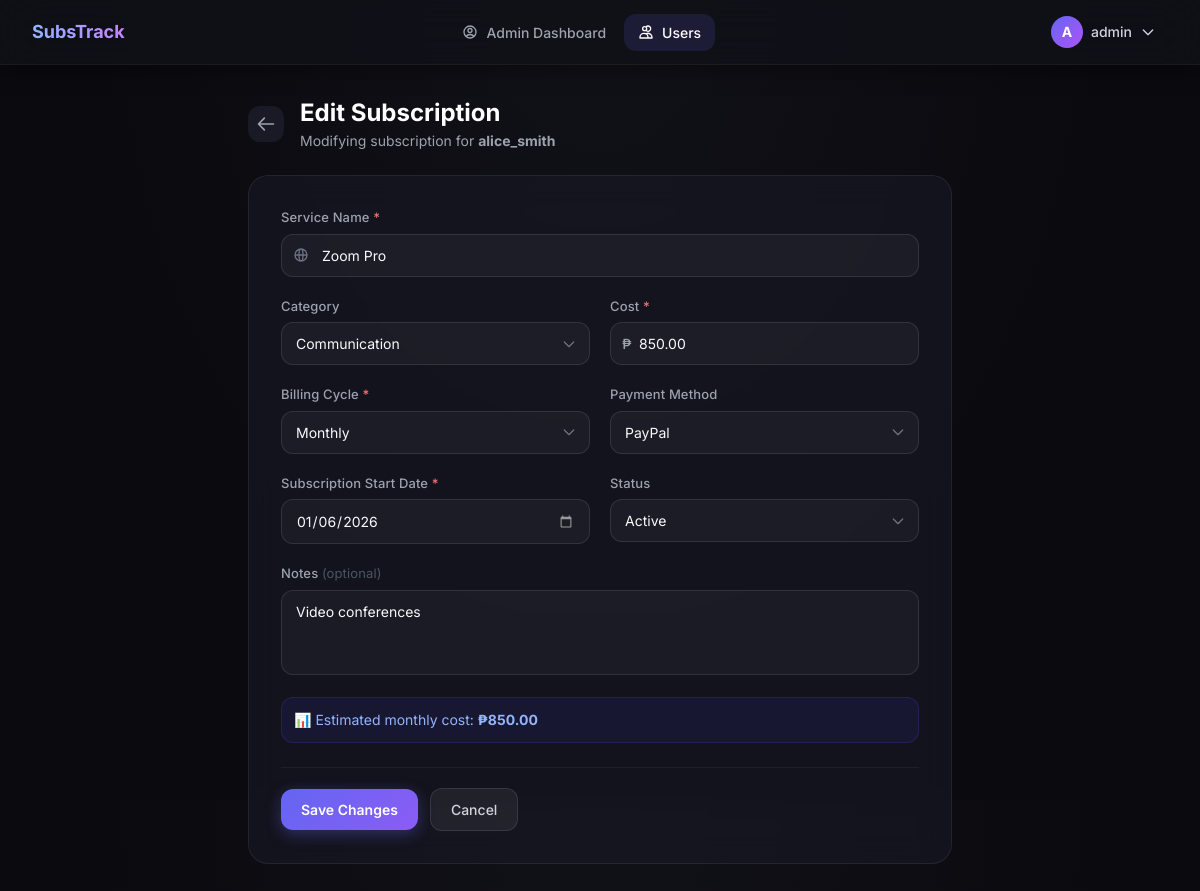
The app's page /admin/users/1002/subscriptions/8/edit (signed in) with its own data.
### tables this page shows
CREATE TABLE IF NOT EXISTS users (
    id           INT UNSIGNED    NOT NULL AUTO_INCREMENT,
    username     VARCHAR(50)     NOT NULL,
    email        VARCHAR(150)    NOT NULL,
    password     VARCHAR(255)    NOT NULL,
    role         ENUM('admin','user') NOT NULL DEFAULT 'user',
    created_at   TIMESTAMP       NOT NULL DEFAULT CURRENT_TIMESTAMP,
    updated_at   TIMESTAMP       NOT NULL DEFAULT CURRENT_TIMESTAMP ON UPDATE CURRENT_TIMESTAMP,
    PRIMARY KEY (id),
    UNIQUE KEY uq_users_email    (email),
    UNIQUE KEY uq_users_username (username)
);

CREATE TABLE IF NOT EXISTS subscriptions (
    id              INT UNSIGNED        NOT NULL AUTO_INCREMENT,
    user_id         INT UNSIGNED        NOT NULL,
    service_name    VARCHAR(100)        NOT NULL,
    category        VARCHAR(50)         NULL DEFAULT 'Other',
    cost            DECIMAL(10,2)       NOT NULL,
    billing_cycle   ENUM('monthly','quarterly','semi-annual','annual') NOT NULL DEFAULT 'monthly',
    payment_method  VARCHAR(80)         NOT NULL DEFAULT 'Credit Card',
    start_date      DATE                NOT NULL,
    notes           TEXT                NULL,
    status          ENUM('active','paused','cancelled') NOT NULL DEFAULT 'active',
    created_at      TIMESTAMP           NOT NULL DEFAULT CURRENT_TIMESTAMP,
    updated_at      TIMESTAMP           NOT NULL DEFAULT CURRENT_TIMESTAMP ON UPDATE CURRENT_TIMESTAMP,
    PRIMARY KEY (id),
    CONSTRAINT fk_subscriptions_user
        FOREIGN KEY (user_id) REFERENCES users (id)
        ON DELETE CASCADE
        ON UPDATE CASCADE,
    INDEX idx_subscriptions_start  (start_date),
    INDEX idx_subscriptions_user   (user_id),
    INDEX idx_subscriptions_status (status)
);

### controllers/AdminController.php (called while the page is built, shortened)
<?php
require_once dirname(__DIR__) . '/models/User.php';
require_once dirname(__DIR__) . '/models/Subscription.php';
require_once __DIR__ . '/Session.php';
class AdminController
{
    private User $userModel;
    private Subscription $subModel;
    public function __construct()
    {
        $this->userModel = new User();
        $this->subModel  = new Subscription();
    }
    public function editUserSubscription(int $userId, int $subId): void
    {
        $user = $this->userModel->findById($userId);
        $subscription = $this->subModel->getById($subId, $userId);
        $old         = Session::getFlash('old') ?? $subscription;
        require_once dirname(__DIR__) . '/views/admin/user_subscription_edit.php';
    }
}

### config/database.php (called while the page is built, shortened)
<?php
class Database
{
    private static ?PDO $instance = null;
    public static function getInstance(): PDO
    {
        if (self::$instance === null) {
            $host    = $_ENV['DB_HOST']    ?? '127.0.0.1';
            $port    = $_ENV['DB_PORT']    ?? '3306';
            $dbname  = $_ENV['DB_NAME']    ?? 'subscription_tracker';
            $user    = $_ENV['DB_USER']    ?? 'root';
            $pass    = $_ENV['DB_PASS']    ?? '';
            $charset = $_ENV['DB_CHARSET'] ?? 'utf8mb4';
            $dsn = "mysql:host={$host};port={$port};dbname={$dbname};charset={$charset}";
            $options = [
                PDO::ATTR_ERRMODE            => PDO::ERRMODE_EXCEPTION,
                PDO::ATTR_DEFAULT_FETCH_MODE => PDO::FETCH_ASSOC,
                PDO::ATTR_EMULATE_PREPARES   => false,
                PDO::MYSQL_ATTR_FOUND_ROWS   => true,
                PDO::ATTR_TIMEOUT            => 5,
            ];
            try {
                self::$instance = new PDO($dsn, $user, $pass, $options);
            } catch (PDOException $e) {
                error_log('[Database] Connection failed: ' . $e->getMessage());
                die(json_encode(['error' => 'Database connection failed. Please try again later.']));
            }
        }
        return self::$instance;
    }
}

### models/User.php (called while the page is built, shortened)
<?php
require_once dirname(__DIR__) . '/config/database.php';
class User
{
    private PDO $db;
    public function __construct()
    {
        $this->db = Database::getInstance();
    }
    public function findById(int $id): array|false
    {
        $stmt = $this->db->prepare('SELECT id, username, email, role, created_at FROM users WHERE id = ?');
        $stmt->execute([$id]);
        return $stmt->fetch();
    }
}

### models/Subscription.php (called while the page is built, shortened)
<?php
require_once dirname(__DIR__) . '/config/database.php';
class Subscription
{
    private PDO $db;
    public function __construct()
    {
        $this->db = Database::getInstance();
    }
    public static function calculateNextRenewal(string $startDate, string $billingCycle): string
    {
        $start = new DateTime($startDate);
        $now = new DateTime('today');
        $cycleMonths = [
            'monthly'     => 1,
            'quarterly'   => 3,
            'semi-annual' => 6,
            'annual'      => 12,
        ];
        $monthsToAdd = $cycleMonths[$billingCycle] ?? 1;
        $cycles = 0;
        while (true) {
            $year = (int)$start->format('Y');
            $month = (int)$start->format('n');
            $day = (int)$start->format('j');
            $month += $cycles * $monthsToAdd;
            $year += (int)floor(($month - 1) / 12);
            $month = (($month - 1) % 12) + 1;
            $daysInTargetMonth = cal_days_in_month(CAL_GREGORIAN, $month, $year);
            $targetDay = min($day, $daysInTargetMonth);
            $targetDate = new DateTime(sprintf('%04d-%02d-%02d', $year, $month, $targetDay));
            if ($targetDate >= $now) {
                return $targetDate->format('Y-m-d');
            }
            $cycles++;
        }
    }
    public function getById(int $id, int $userId): array|false
    {
        $stmt = $this->db->prepare(
            'SELECT * FROM subscriptions WHERE id = ? AND user_id = ?'
        );
        $stmt->execute([$id, $userId]);
        $row = $stmt->fetch();
        if ($row) {
            $row['next_renewal_date'] = self::calculateNextRenewal($row['start_date'], $row['billing_cycle']);
        }
        return $row;
    }
}

### controllers/Session.php (called while the page is built, shortened)
<?php
class Session
{
    public static function getFlash(string $key, mixed $default = null): mixed
    {
        $value = $_SESSION['_flash'][$key] ?? $default;
        return $value;
    }
}

### views/admin/user_subscription_edit.php (the view, shortened to what this page needs)
<?php
$user            = $user ?? [];
$subscription    = $subscription ?? [];
$old             = $old ?? [];
require_once __DIR__ . '/../layout/header.php';
require_once __DIR__ . '/../layout/navbar.php';
require_once dirname(__DIR__, 2) . '/models/Subscription.php';
$cycles         = Subscription::CYCLES;
$categories     = Subscription::CATEGORIES;
$paymentMethods = Subscription::PAYMENT_METHODS;
$statuses       = ['active', 'paused', 'cancelled'];
?>
<div class="min-h-screen">
<main class="max-w-3xl mx-auto px-4 sm:px-6 lg:px-8 py-8">
    <div class="flex items-center gap-4 mb-6">
        <a href="/admin/users/<?= $user['id'] ?>/subscriptions"
           class="p-2 rounded-xl bg-surface-700 hover:bg-surface-600 text-gray-400 hover:text-white transition-all duration-200">
            <svg class="w-5 h-5" fill="none" viewBox="0 0 24 24" stroke="currentColor"><path stroke-linecap="round" stroke-linejoin="round" stroke-width="2" d="M10 19l-7-7m0 0l7-7m-7 7h18"/></svg>
        </a>
        <div>
            <h1 class="text-2xl font-bold text-white">Edit Subscription</h1>
            <p class="text-gray-400 text-sm mt-0.5">Modifying subscription for <strong><?= htmlspecialchars($user['username'], ENT_QUOTES) ?></strong></p>
        </div>
    </div>
    <div class="glass-card p-6 sm:p-8 animate-slide-up">
        <form method="POST" action="/admin/users/<?= $user['id'] ?>/subscriptions/<?= $subscription['id'] ?>/edit" id="subscriptionForm" novalidate>
            <div class="grid grid-cols-1 md:grid-cols-2 gap-5">
                <div class="form-group md:col-span-2">
                    <label for="service_name" class="form-label">Service Name <span class="text-red-400">*</span></label>
                    <div class="relative">
                        <span class="input-icon">
                            <svg class="w-4 h-4" fill="none" viewBox="0 0 24 24" stroke="currentColor"><path stroke-linecap="round" stroke-linejoin="round" stroke-width="2" d="M21 12a9 9 0 01-9 9m9-9a9 9 0 00-9-9m9 9H3m9 9a9 9 0 01-9-9m9 9c1.657 0 3-4.03 3-9s-1.343-9-3-9m0 18c-1.657 0-3-4.03-3-9s1.343-9 3-9m-9 9a9 9 0 019-9"/></svg>
                        </span>
                        <input type="text" id="service_name" name="service_name" class="form-input pl-10"
                               placeholder="e.g., Netflix, Spotify, GitHub" required
                               value="<?= htmlspecialchars($old['service_name'] ?? '', ENT_QUOTES) ?>" />
                    </div>
                </div>
                <div class="form-group">
                    <label for="category" class="form-label">Category</label>
                    <select id="category" name="category" class="form-input">
                        <?php foreach ($categories as $cat): ?>
                        <option value="<?= $cat ?>" <?= ($old['category'] ?? 'Other') === $cat ? 'selected' : '' ?>>
                            <?= htmlspecialchars($cat, ENT_QUOTES) ?>
                        </option>
                        <?php endforeach; ?>
                    </select>
                </div>
                <div class="form-group">
                    <label for="cost" class="form-label">Cost <span class="text-red-400">*</span></label>
                    <div class="relative">
                        <span class="absolute left-3 top-1/2 -translate-y-1/2 text-gray-400 font-medium text-sm">₱</span>
                        <input type="number" id="cost" name="cost" class="form-input pl-7"
                               placeholder="0.00" step="0.01" min="0.01" required
                               value="<?= htmlspecialchars($old['cost'] ?? '', ENT_QUOTES) ?>" />
                    </div>
                </div>
                <div class="form-group">
                    <label for="billing_cycle" class="form-label">Billing Cycle <span class="text-red-400">*</span></label>
                    <select id="billing_cycle" name="billing_cycle" class="form-input">
                        <?php foreach (array_keys($cycles) as $cycle): ?>
                        <option value="<?= $cycle ?>" <?= ($old['billing_cycle'] ?? 'monthly') === $cycle ? 'selected' : '' ?>>
                            <?= ucfirst($cycle) ?>
                        </option>
                        <?php endforeach; ?>
                    </select>
                </div>
                <div class="form-group">
                    <label for="payment_method" class="form-label">Payment Method</label>
                    <select id="payment_method" name="payment_method" class="form-input">
                        <?php foreach ($paymentMethods as $pm): ?>
                        <option value="<?= $pm ?>" <?= ($old['payment_method'] ?? 'Credit Card') === $pm ? 'selected' : '' ?>>
                            <?= htmlspecialchars($pm, ENT_QUOTES) ?>
                        </option>
                        <?php endforeach; ?>
                    </select>
                </div>
                <div class="form-group">
                    <label for="start_date" class="form-label">Subscription Start Date <span class="text-red-400">*</span></label>
                    <input type="date" id="start_date" name="start_date" class="form-input"
                           required
                           value="<?= htmlspecialchars($old['start_date'] ?? $old['renewal_date'] ?? '', ENT_QUOTES) ?>" />
                </div>
                <div class="form-group">
                    <label for="status" class="form-label">Status</label>
                    <select id="status" name="status" class="form-input">
                        <?php foreach ($statuses as $st): ?>
                        <option value="<?= $st ?>" <?= ($old['status'] ?? 'active') === $st ? 'selected' : '' ?>>
                            <?= ucfirst($st) ?>
                        </option>
                        <?php endforeach; ?>
                    </select>
                </div>
                <div class="form-group md:col-span-2">
                    <label for="notes" class="form-label">Notes <span class="text-gray-600 font-normal">(optional)</span></label>
                    <textarea id="notes" name="notes" class="form-input resize-none" rows="3"
                              placeholder="Any additional details about this subscription..."><?= htmlspecialchars($old['notes'] ?? '', ENT_QUOTES) ?></textarea>
                </div>
            </div>
            <div id="costPreview" class="mt-4 p-3 rounded-xl bg-brand-600/10 border border-brand-600/20 text-sm text-brand-300 hidden">
                📊 Estimated monthly cost: <strong id="monthlyCostDisplay">₱0.00</strong>
            </div>
            <div class="flex items-center gap-3 mt-6 pt-5 border-t border-white/5">
                <button type="submit" class="btn-primary">
                    Save Changes
                </button>
                <a href="/admin/users/<?= $user['id'] ?>/subscriptions" class="btn-secondary">Cancel</a>
            </div>
        </form>
    </div>
</main>
</div>
<?php require_once __DIR__ . '/../layout/footer.php'; ?>

### public/css/style.css (style rules this page uses)
*, *::before, *::after { box-sizing: border-box; }
:root { --surface-900: #0a0a0f; --surface-800: #111118; --surface-700: #1a1a27; --surface-600: #22223b; --surface-500: #2d2d4a; --brand-500: #6366f1; --brand-600: #4f46e5; --glow: rgba(99, 102, 241, 0.35); }
body { background: radial-gradient(ellipse at top, #111118 0%, #0a0a0f 60%); min-height: 100vh; }
.glass-card { background: rgba(26, 26, 39, 0.6); backdrop-filter: blur(16px); -webkit-backdrop-filter: blur(16px); border: 1px solid rgba(255, 255, 255, 0.07); border-radius: 1.25rem; transition: border-color 0.3s ease, box-shadow 0.3s ease; }
.btn-primary { display: inline-flex; align-items: center; justify-content: center; padding: 0.625rem 1.25rem; background: linear-gradient(135deg, #6366f1 0%, #8b5cf6 100%); color: #ffffff; font-size: 0.875rem; font-weight: 600; border-radius: 0.75rem; border: none; cursor: pointer; text-decoration: none; transition: opacity 0.2s, transform 0.15s, box-shadow 0.2s; box-shadow: 0 4px 15px rgba(99, 102, 241, 0.35); }
.btn-secondary { display: inline-flex; align-items: center; justify-content: center; padding: 0.625rem 1.25rem; background: rgba(255, 255, 255, 0.06); color: #d1d5db; font-size: 0.875rem; font-weight: 500; border-radius: 0.75rem; border: 1px solid rgba(255, 255, 255, 0.1); cursor: pointer; text-decoration: none; transition: background 0.2s, border-color 0.2s, color 0.2s; }
.form-group { position: relative; }
.form-label { display: block; font-size: 0.8125rem; font-weight: 500; color: #9ca3af; margin-bottom: 0.375rem; letter-spacing: 0.01em; }
.form-input { width: 100%; padding: 0.625rem 0.875rem; background: rgba(255, 255, 255, 0.04); border: 1px solid rgba(255, 255, 255, 0.1); border-radius: 0.75rem; color: #f9fafb; font-size: 0.875rem; font-family: inherit; transition: border-color 0.2s, box-shadow 0.2s, background 0.2s; outline: none; -webkit-appearance: none; appearance: none; }
.form-input::placeholder { color: #6b7280; }
select.form-input { background-repeat: no-repeat; background-position: right 0.75rem center; background-size: 1rem; padding-right: 2.5rem; cursor: pointer; }
select.form-input option { background: #1a1a27; color: #f9fafb; }
.input-icon { position: absolute; left: 0.75rem; top: 50%; transform: translateY(-50%); color: #6b7280; pointer-events: none; display: flex; align-items: center; }

### records on screen
users: username "alice_smith"
subscriptions: service_name "Zoom Pro", category "Communication", cost "850.00", billing_cycle "Monthly", payment_method "PayPal", start_date "01/06/2026", status "Active", notes "Video conferences"

### other values on screen
substr($currentUsername, 0, 1) "A"
$currentUsername "admin"
